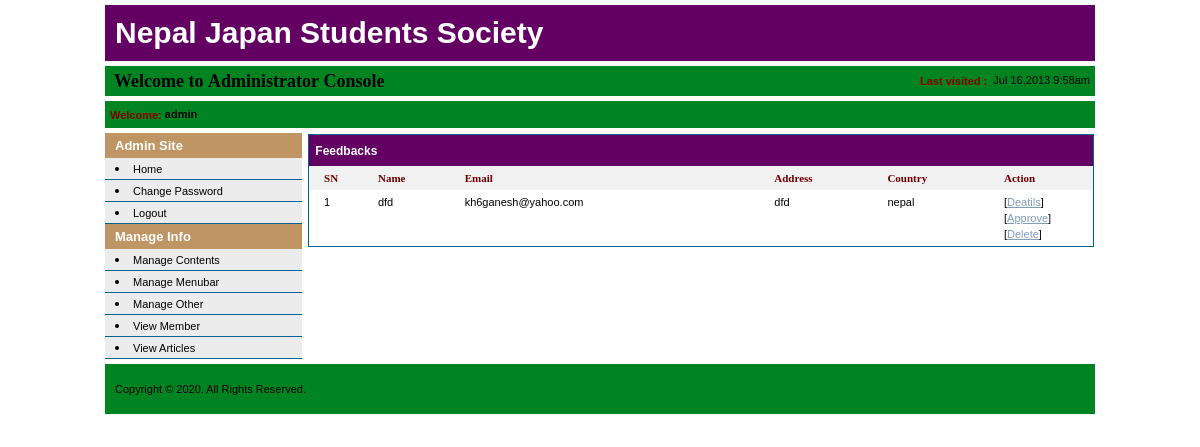
/admincontrol/articles.php (signed in), run on the app's committed database.
### tables this page shows
CREATE TABLE IF NOT EXISTS `feedbacks` (
  `id` int(11) NOT NULL AUTO_INCREMENT,
  `name` varchar(255) DEFAULT NULL,
  `address` varchar(255) DEFAULT NULL,
  `phone` varchar(255) DEFAULT NULL,
  `email` varchar(255) DEFAULT NULL,
  `country` varchar(255) DEFAULT NULL,
  `comment` text,
  `onDate` datetime DEFAULT NULL,
  PRIMARY KEY (`id`)
);

### data/conn.php (called while the page is built, shortened)
<?php
	class Dbconn{
		function Dbconn(){
			$this->host = "localhost";
			$this->uname = "root";
			$this->psw = "";
			$this->dbname = "njssnew";
			$this->links = mysql_connect($this->host,$this->uname,$this->psw) or die("Sorry, couldnot connect to MySQL Server");
		}
		function fetchArray($result)
		{
			return mysql_fetch_array($result);
		}
	}
?>

### admincontrol/init.php (called while the page is built, shortened)
<?php
require_once("../data/conn.php");
$conn 					= new Dbconn();
?>

### admincontrol/paging.php (called while the page is built, shortened)
<?php
if(!isset($_GET['page'])){
 $page = 1;
}
else {
 $page = $_GET['page'];
}
class Pager
{
 function findStart($page, $limit)
 {
  if ((!isset($page)) || ($page == "1"))
  {
   $start = 0;
  }
  else
  {
   $start = ($page-1) * $limit;
  }
  return $start;
 }
}
$p = new Pager();
$p->pagename = $pagename;
$p->pageTitle = $pageTitle;
$start = $p -> findStart($page, $limit);
$sql.=" LIMIT ".$start.", ".$limit;
$result = mysql_query($sql);
?>

### admincontrol/articles.php (the view, shortened to what this page needs)
<?php
include("init.php");
?>
<!DOCTYPE html PUBLIC "-//W3C//DTD XHTML 1.0 Transitional//EN" "http://www.w3.org/TR/xhtml1/DTD/xhtml1-transitional.dtd">
<html>
<head>
<link href="../css/admin.css" rel="stylesheet" type="text/css"></head>
<body>
<table width="<?php echo ADMIN_PAGE_WIDTH; ?>" border="0" align="center" cellpadding="0"
	cellspacing="5" bgcolor="#FFFFFF">
  <tr>
    <td colspan="2"><?php include("header.php"); ?></td>
  </tr>
  <tr>
    <td width="<?php echo ADMIN_LEFT_WIDTH; ?>" valign="top"><?php include("leftnav.php"); ?></td>
    <td width="<?php echo ADMIN_BODY_WIDTH; ?>" valign="top">
	<table width="100%" border="0" cellspacing="1" cellpadding="0">
        <tr>
          <td class="bgborder"><table width="100%" border="0" cellspacing="1" cellpadding="0">
              <tr>
                <td bgcolor="#FFFFFF"><table width="100%" border="0" cellspacing="0" cellpadding="0">
                    <tr>
                      <td class="heading2">&nbsp;Feedbacks</td>
                    </tr>
                    <tr>
                      <td><table width="100%"  border="0" cellpadding="4" cellspacing="0">
                          <tr bgcolor="#F1F1F1" class="tahomabold11">
                            <td width="1">&nbsp;</td>
                            <td><strong>SN</strong></td>
                            <td><strong>Name</strong></td>
                            <td><strong>Email</strong></td>
                            <td><strong>Address</strong></td>
                            <td><strong>Country</strong></td>
                            <td width="85"><strong>Action</strong></td>
                          </tr>
													<?php
													$counter = 0;
													$pagename = "feedbacks.php?";
													$sql = "SELECT * FROM feedbacks ORDER BY id DESC";
													include("paging.php");
													while ($row = $conn->fetchArray($result))
													{
													?>
                          <tr <?php if($counter%2 != 0) echo 'bgcolor="#F7F7F7"'; else echo 'bgcolor="#FFFFFF"'; ?>>
                            <td valign="top">&nbsp;</td>
                            <td valign="top"><?= ++$counter; ?></td>
                            <td valign="top"><?= $row['name'] ?></td>
                            <td valign="top"><?php echo $row['email']; ?></td>
                            <td valign="top"><?php echo $row['address']; ?></td>
                            <td valign="top"><?php echo $row['country']; ?></td>
                            <td valign="top">
                            [<a href="feedbacks.php?id=<?php echo $row['id']; ?>&view">Deatils</a>]
                              [<a href="feedbacks.php?id=<?php echo $row['id']; ?>&approve">Approve</a>]
														[<a href="#" onClick="javascript: if(confirm('This will permanently delete Feedback details from database. Continue?')){ document.location='feedbacks.php?delete=<?php echo $row['id']; ?>'; }">Delete</a>]
														</td>
                          </tr>
                          <?
													}
													?>
                        </table>
												</td>
                    </tr>
                  </table></td>
              </tr>
            </table></td>
        </tr>
      </table>
	  </td>
  </tr>
  <tr>
    <td colspan="2"><?php include("footer.php"); ?></td>
  </tr>
</table>
</body>
</html>

### css/admin.css (style rules this page uses)
html, body { margin: 0; padding: 0; cursor: default; font-family: Tahoma, Arial, Verdana, Helvetica, sans-serif; font-size:11px; color:#000000; line-height:16px; }
.heading2 { font-size: 12px; font-weight: bold; height:25px; text-align:left; color:#FFFFFF; background-color:#640064; padding:3px; }
.bgborder { background:#006193; }
a, a:link, a:active, a:visited { color: #7F9DB9; text-decoration: underline; }
.tahomabold11 { font-family: Tahoma; font-size: 11px; font-weight: bold; color:#6C0000; text-align:left; padding-left:5px; }

### data on the page
feedbacks: name "dfd", email "kh6ganesh@yahoo.com", address "dfd", country "nepal"

### other printed values
PAGE_TITLE "Nepal Japan Students Society"
$_SESSION['sessUsername'] "admin"
